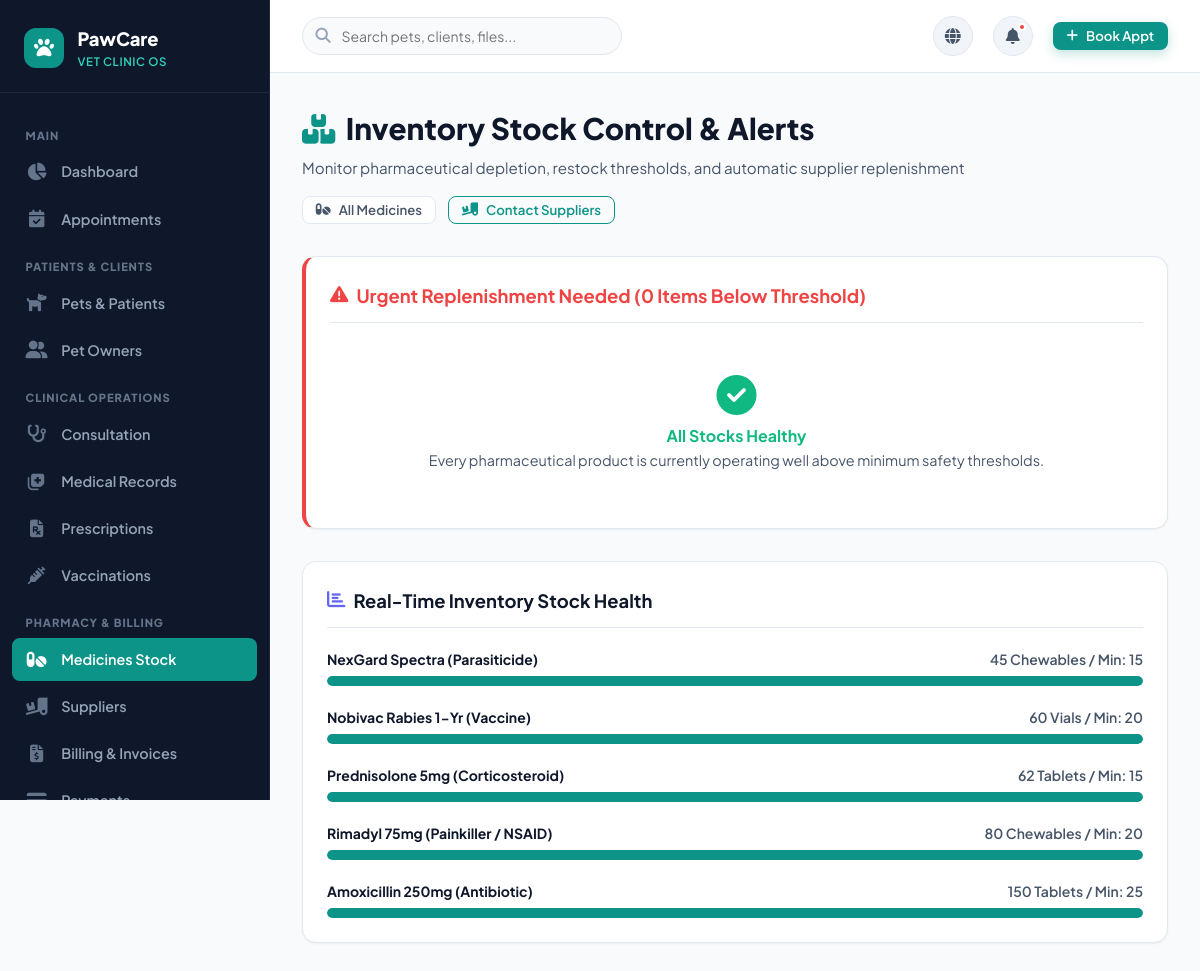
Page /medicine-stock (signed in) on the committed database.
### tables this page shows
CREATE TABLE medicines (
    id INTEGER PRIMARY KEY AUTOINCREMENT,
    name VARCHAR(120) NOT NULL,
    generic_name VARCHAR(120),
    category VARCHAR(60) NOT NULL, -- Antibiotic, Painkiller, Vaccine, Antiseptic, Vitamin, etc.
    supplier_id INTEGER,
    unit_price REAL NOT NULL DEFAULT 0.00,
    cost_price REAL DEFAULT 0.00,
    stock_quantity INTEGER NOT NULL DEFAULT 0,
    min_stock_level INTEGER DEFAULT 10,
    expiry_date DATE,
    unit_type VARCHAR(30) DEFAULT 'Tablets', -- Tablets, Vials, Bottles, Syringes
    description TEXT,
    created_at TIMESTAMP DEFAULT CURRENT_TIMESTAMP,
    FOREIGN KEY (supplier_id) REFERENCES suppliers (id) ON DELETE SET NULL
);

### app.py (the view)
@app.route('/medicine-stock')
@login_required
def medicine_stock():
    db = get_db()
    low_stock = db.execute("""
        SELECT m.*, s.name as supplier_name, s.phone as supplier_phone
        FROM medicines m
        LEFT JOIN suppliers s ON m.supplier_id = s.id
        WHERE m.stock_quantity <= m.min_stock_level
        ORDER BY m.stock_quantity ASC
    """).fetchall()
    all_inventory = db.execute("SELECT * FROM medicines ORDER BY stock_quantity ASC").fetchall()
    return render_template('medicine_stock.html', low_stock=low_stock, all_inventory=all_inventory)

### app.py (called while the page is built)
def get_db():
    if 'db' not in g:
        g.db = sqlite3.connect(
            app.config['DATABASE'],
            detect_types=sqlite3.PARSE_DECLTYPES
        )
        g.db.row_factory = sqlite3.Row
        g.db.execute("PRAGMA foreign_keys = ON;")
    return g.db

def init_db():
    db = get_db()
    cur = db.cursor()
    cur.execute("SELECT name FROM sqlite_master WHERE type='table' AND name='users';")
    if cur.fetchone() is None:
        if os.path.exists(app.config['SQL_SCHEMA']):
            with open(app.config['SQL_SCHEMA'], mode='r', encoding='utf-8') as f:
                db.cursor().executescript(f.read())
            db.commit()

@app.before_request
def setup_database_if_needed():
    init_db()

def login_required(view):
    from functools import wraps
    @wraps(view)
    def wrapped_view(**kwargs):
        if 'user_id' not in session:
            flash('Please log in to access this page.', 'warning')
            return redirect(url_for('login', next=request.url))
        return view(**kwargs)
    return wrapped_view

### templates/medicine_stock.html (shortened to what this page needs)
{% extends "base.html" %}
{% block content %}
<div class="page-header">
  <div class="page-header-text">
    <h1><i class="fas fa-boxes" style="color: var(--primary);"></i> Inventory Stock Control & Alerts</h1>
    <p>Monitor pharmaceutical depletion, restock thresholds, and automatic supplier replenishment</p>
  </div>
  <div class="page-actions">
    <a href="{{ url_for('medicines') }}" class="btn btn-secondary btn-sm">
      <i class="fas fa-pills"></i> All Medicines
    </a>
    <a href="{{ url_for('suppliers') }}" class="btn btn-outline btn-sm">
      <i class="fas fa-truck-loading"></i> Contact Suppliers
    </a>
  </div>
</div>
<div class="dashboard-card" style="margin-bottom: 2rem; border-left: 4px solid var(--danger);">
  <div class="dashboard-card-header">
    <h3 style="color: var(--danger);">
      <i class="fas fa-exclamation-triangle"></i> Urgent Replenishment Needed ({{ low_stock|length }} Items Below Threshold)
    </h3>
  </div>
  {% if low_stock %}
  <div class="table-responsive">
    <table class="custom-table">
      <thead>
        <tr>
          <th>Medicine</th>
          <th>Category</th>
          <th>Available Stock</th>
          <th>Minimum Level</th>
          <th>Distributor</th>
          <th>Supplier Phone</th>
          <th>Quick Restock</th>
        </tr>
      </thead>
      <tbody>
        {% for m in low_stock %}
        <tr style="background: #fff5f5;">
          <td>
            <strong>{{ m.name }}</strong>
            <div style="font-size: 0.75rem; color: var(--text-muted);">{{ m.unit_type }}</div>
          </td>
          <td><span class="badge badge-info">{{ m.category }}</span></td>
          <td>
            <span class="badge badge-danger font-bold" style="font-size: 0.85rem;">
              {{ m.stock_quantity }} Remaining
            </span>
          </td>
          <td>{{ m.min_stock_level }} units</td>
          <td>{{ m.supplier_name or 'Independent' }}</td>
          <td><strong><i class="fas fa-phone-alt"></i> {{ m.supplier_phone or 'N/A' }}</strong></td>
          <td>
            <form action="{{ url_for('edit_medicine_stock', id=m.id) }}" method="POST" style="display: flex; gap: 0.4rem; align-items: center;">
              <input type="hidden" name="unit_price" value="{{ m.unit_price }}">
              <input type="number" name="stock_quantity" value="{{ m.stock_quantity + 50 }}" style="width: 75px; padding: 0.35rem; border: 1px solid var(--border-color); border-radius: 4px;" title="New Restocked Total">
              <button type="submit" class="btn btn-primary btn-sm" title="Add 50 Units & Save">
                <i class="fas fa-plus"></i> Restock
              </button>
            </form>
          </td>
        </tr>
        {% endfor %}
      </tbody>
    </table>
  </div>
  {% else %}
  <div style="text-align: center; padding: 2rem 1rem; color: var(--success);">
    <i class="fas fa-check-circle" style="font-size: 2.5rem; margin-bottom: 0.5rem;"></i>
    <h4>All Stocks Healthy</h4>
    <p style="color: var(--text-secondary); font-size: 0.9rem;">Every pharmaceutical product is currently operating well above minimum safety thresholds.</p>
  </div>
  {% endif %}
</div>
<div class="dashboard-card">
  <div class="dashboard-card-header">
    <h3><i class="fas fa-chart-bar" style="color: var(--secondary);"></i> Real-Time Inventory Stock Health</h3>
  </div>
  <div style="display: flex; flex-direction: column; gap: 1.25rem;">
    {% for med in all_inventory %}
    {% set pct = (med.stock_quantity / (med.min_stock_level * 3) * 100)|round|int %}
    {% set safe_pct = 100 if pct > 100 else pct %}
    <div>
      <div style="display: flex; justify-content: space-between; font-size: 0.875rem; margin-bottom: 0.35rem;">
        <span style="font-weight: 700; color: var(--text-primary);">{{ med.name }} ({{ med.category }})</span>
        <span style="font-weight: 600; color: var(--text-secondary);">{{ med.stock_quantity }} {{ med.unit_type }} / Min: {{ med.min_stock_level }}</span>
      </div>
      <div style="width: 100%; height: 10px; background: #e2e8f0; border-radius: 10px; overflow: hidden;">
        <div class="progress-bar-fill" data-percent="{{ safe_pct }}" style="width: 0%; height: 100%; border-radius: 10px; background: {% if med.stock_quantity <= med.min_stock_level %}var(--danger){% elif med.stock_quantity <= med.min_stock_level * 1.5 %}var(--warning){% else %}var(--primary){% endif %};"></div>
      </div>
    </div>
    {% endfor %}
  </div>
</div>
{% endblock %}

### static/css/style.css (style rules this page uses)
:root { --primary: #0d9488; --primary-hover: #0f766e; --primary-light: #ccfbf1; --primary-dark: #115e59; --secondary: #6366f1; --secondary-light: #e0e7ff; --accent: #f59e0b; --accent-light: #fef3c7; --success: #10b981; --success-light: #d1fae5; --danger: #ef4444; --danger-light: #fee2e2; --warning: #f59e0b; --info: #0284c7; --info-light: #e0f2fe; --bg-main: #f8fafc; --bg-card: #ffffff; --bg-sidebar: #0f172a; --bg-subtle: #f1f5f9; --text-primary: #0f172a; --text-secondary: #475569; --text-muted: #94a3b8; --text-light: #f8fafc; --border-color: #e2e8f0; --border-radius-sm: 8px; --border-radius-md: 14px; --border-radius-lg: 20px; --border-radius-full: 9999px; --shadow-sm: 0 1px 2px 0 rgba(0, 0, 0, 0.05); --shadow-md: 0 4px 6px -1px rgba(0, 0, 0, 0.07), 0 2px 4px -1px rgba(0, 0, 0, 0.04); --shadow-lg: 0 10px 15px -3px rgba(0, 0, 0, 0.08), 0 4px 6px -2px rgba(0, 0, 0, 0.04); --shadow-xl: 0 20px 25px -5px rgba(0, 0, 0, 0.1), 0 10px 10px -5px rgba(0, 0, 0, 0.04); --transition: all 0.25s cubic-bezier(0.4, 0, 0.2, 1); }
* { margin: 0; padding: 0; box-sizing: border-box; }
body { font-family: 'Plus Jakarta Sans', -apple-system, BlinkMacSystemFont, sans-serif; background-color: var(--bg-main); color: var(--text-primary); line-height: 1.6; overflow-x: hidden; }
a { color: inherit; text-decoration: none; transition: var(--transition); }
.btn { display: inline-flex; align-items: center; justify-content: center; gap: 0.5rem; font-weight: 600; font-size: 0.925rem; padding: 0.65rem 1.35rem; border-radius: var(--border-radius-md); border: 1px solid transparent; cursor: pointer; transition: var(--transition); line-height: 1; }
.btn-secondary { background-color: #ffffff; color: var(--text-secondary); border: 1px solid var(--border-color); }
.btn-outline { background: transparent; color: var(--primary); border: 1.5px solid var(--primary); }
.btn-sm { padding: 0.4rem 0.8rem; font-size: 0.825rem; border-radius: var(--border-radius-sm); }

### static/css/dashboard.css (style rules this page uses)
.page-header { display: flex; align-items: center; justify-content: space-between; margin-bottom: 2rem; flex-wrap: wrap; gap: 1rem; }
.page-header-text h1 { font-size: 1.85rem; font-weight: 800; color: var(--text-primary); display: flex; align-items: center; gap: 0.65rem; }
.page-header-text p { color: var(--text-secondary); font-size: 0.95rem; margin-top: 0.2rem; }
.page-actions { display: flex; align-items: center; gap: 0.75rem; }
.dashboard-card { background: #ffffff; border-radius: var(--border-radius-md); border: 1px solid var(--border-color); box-shadow: var(--shadow-sm); padding: 1.5rem; }
.dashboard-card-header { display: flex; align-items: center; justify-content: space-between; margin-bottom: 1.25rem; padding-bottom: 0.75rem; border-bottom: 1px solid var(--border-color); }
.dashboard-card-header h3 { font-size: 1.15rem; font-weight: 700; color: var(--text-primary); display: flex; align-items: center; gap: 0.5rem; }

### rows in the picture
medicines: name "NexGard Spectra", category "Parasiticide", stock_quantity "45", unit_type "Chewables", min_stock_level "15"
medicines: name "Nobivac Rabies 1-Yr", category "Vaccine", stock_quantity "60", unit_type "Vials", min_stock_level "20"
medicines: name "Prednisolone 5mg", category "Corticosteroid", stock_quantity "62", unit_type "Tablets", min_stock_level "15"
medicines: name "Rimadyl 75mg", category "Painkiller / NSAID", stock_quantity "80", unit_type "Chewables", min_stock_level "20"
medicines: name "Amoxicillin 250mg", category "Antibiotic", stock_quantity "150", unit_type "Tablets", min_stock_level "25"

### other values in the picture
{{ low_stock|length }} "0"
